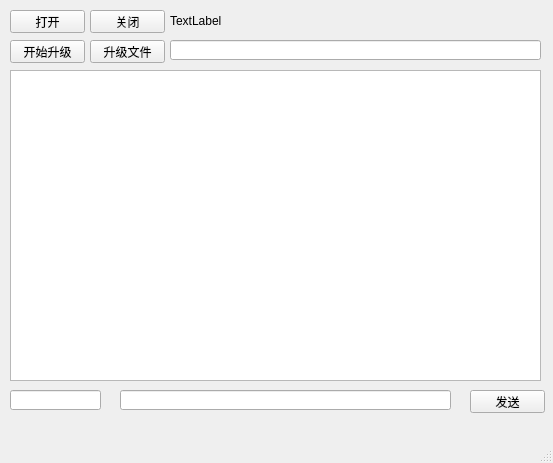
<?xml version="1.0" encoding="UTF-8"?>
<ui version="4.0">
 <class>MainWindow</class>
 <widget class="QMainWindow" name="MainWindow">
  <property name="geometry">
   <rect>
    <x>0</x>
    <y>0</y>
    <width>553</width>
    <height>463</height>
   </rect>
  </property>
  <property name="windowTitle">
   <string>MainWindow</string>
  </property>
  <widget class="QWidget" name="centralwidget">
   <widget class="QPushButton" name="mOpen_pushButton">
    <property name="geometry">
     <rect>
      <x>10</x>
      <y>10</y>
      <width>75</width>
      <height>23</height>
     </rect>
    </property>
    <property name="text">
     <string>打开</string>
    </property>
   </widget>
   <widget class="QLineEdit" name="mData_lineEdit">
    <property name="geometry">
     <rect>
      <x>120</x>
      <y>390</y>
      <width>331</width>
      <height>20</height>
     </rect>
    </property>
   </widget>
   <widget class="QLineEdit" name="mId_lineEdit">
    <property name="geometry">
     <rect>
      <x>10</x>
      <y>390</y>
      <width>91</width>
      <height>20</height>
     </rect>
    </property>
   </widget>
   <widget class="QPushButton" name="mSend_pushButton">
    <property name="geometry">
     <rect>
      <x>470</x>
      <y>390</y>
      <width>75</width>
      <height>23</height>
     </rect>
    </property>
    <property name="text">
     <string>发送</string>
    </property>
   </widget>
   <widget class="QPushButton" name="mClose_pushButton">
    <property name="geometry">
     <rect>
      <x>90</x>
      <y>10</y>
      <width>75</width>
      <height>23</height>
     </rect>
    </property>
    <property name="text">
     <string>关闭</string>
    </property>
   </widget>
   <widget class="QTextBrowser" name="mDisp_textBrowser">
    <property name="geometry">
     <rect>
      <x>10</x>
      <y>70</y>
      <width>531</width>
      <height>311</height>
     </rect>
    </property>
   </widget>
   <widget class="QLabel" name="mCanFlag_label">
    <property name="geometry">
     <rect>
      <x>170</x>
      <y>10</y>
      <width>131</width>
      <height>21</height>
     </rect>
    </property>
    <property name="text">
     <string>TextLabel</string>
    </property>
   </widget>
   <widget class="QPushButton" name="mStartUp_pushButton">
    <property name="geometry">
     <rect>
      <x>10</x>
      <y>40</y>
      <width>75</width>
      <height>23</height>
     </rect>
    </property>
    <property name="text">
     <string>开始升级</string>
    </property>
   </widget>
   <widget class="QLineEdit" name="mDataPath_lineEdit">
    <property name="geometry">
     <rect>
      <x>170</x>
      <y>40</y>
      <width>371</width>
      <height>20</height>
     </rect>
    </property>
   </widget>
   <widget class="QPushButton" name="mOpenFile_pushButton">
    <property name="geometry">
     <rect>
      <x>90</x>
      <y>40</y>
      <width>75</width>
      <height>23</height>
     </rect>
    </property>
    <property name="text">
     <string>升级文件</string>
    </property>
   </widget>
  </widget>
  <widget class="QMenuBar" name="menubar">
   <property name="geometry">
    <rect>
     <x>0</x>
     <y>0</y>
     <width>553</width>
     <height>23</height>
    </rect>
   </property>
  </widget>
  <widget class="QStatusBar" name="statusbar"/>
 </widget>
 <resources/>
 <connections/>
</ui>
